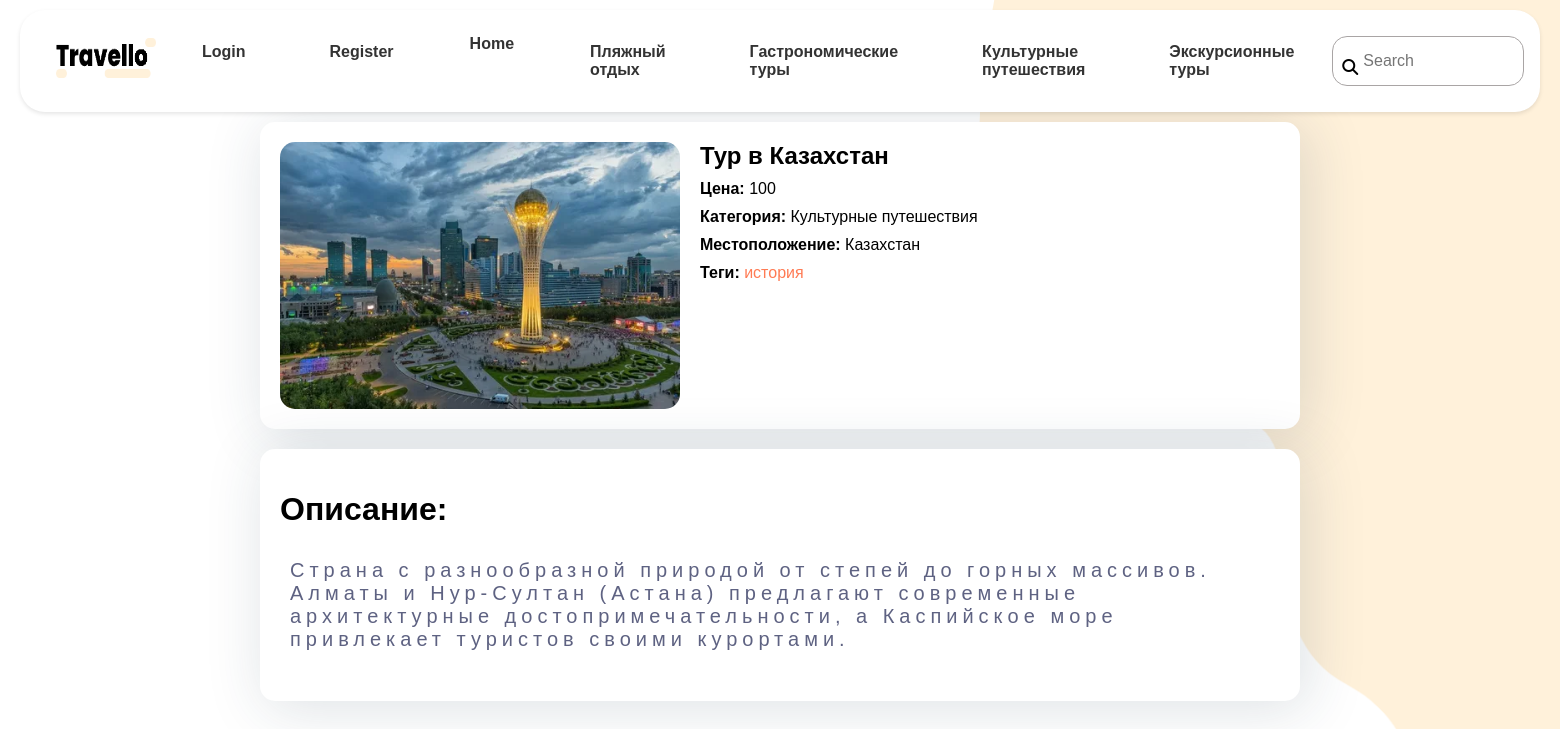
The page /tours/tour/7/ on the database its author committed.
### travel_tour/models.py (models this page shows, shortened)
class Category(models.Model):
    class Meta:
        verbose_name = 'категория'
        verbose_name_plural = 'категории'
    name = models.CharField(max_length=100, verbose_name='название')
    def __str__(self):
        return self.name

class Tour(models.Model):
    class Meta:
        verbose_name = 'тур'
        verbose_name_plural = 'туры'
    name = models.CharField(verbose_name='название', max_length=100)
    image = models.ImageField(verbose_name='изображение', upload_to='tour_images')
    price = models.IntegerField(verbose_name='цена')
    description = models.TextField(verbose_name='описание', max_length=300)
    tags = models.ManyToManyField('Tag', verbose_name='теги')
    category = models.ForeignKey('Category', on_delete=models.PROTECT, related_name='tours', verbose_name='категория')
    location = models.CharField(max_length=200, verbose_name='местоположение')

class Tag(models.Model):
    class Meta:
        verbose_name = 'тег'
        verbose_name_plural = 'теги'
    name = models.CharField(max_length=100, verbose_name='название')

### travel_tour/views.py (the view)
# urls.py: path('tour/<int:id>/', views.detail_tour, name='detail_tour'),
def detail_tour(request, id):
    tour = Tour.objects.get(id=id)
    return render(request, 'detail_tour.html', {'tour': tour})

### travel_tour/templatetags/custom_tags.py (called while the page is built)
@register.simple_tag()
def get_categories():
    return Category.objects.all()

### templates/detail_tour.html (shortened to what this page needs)
{% extends 'base.html' %}
{% block content %}
<div class="parent-container">
    <div class="detail-container">
        <div class="detail-image">
            <img src="{{ tour.image.url }}" alt="{{ tour.name }}">
        </div>
        <div class="detail-info">
            <h2>{{ tour.name }}</h2>
            <p class="detail-price"><strong>Цена:</strong> {{ tour.price }}</p>
            <p class="detail-category"><strong>Категория:</strong> {{ tour.category }}</p>
            <p class="detail-location"><strong>Местоположение:</strong> {{ tour.location }}</p>
            <p class="detail-tags">
                <strong>Теги:</strong>
                {% for tag in tour.tags.all %}
                    <a href="#">{{ tag.name }}</a>{% if not forloop.last %} / {% endif %}
                {% endfor %}
            </p>
        </div>
    </div>
    <div class="detail-description-container">
        <h1>Описание:</h1>
        <p class="detail-description">{{ tour.description }}</p>
    </div>
</div>
{% endblock %}

### templates/components/nav_categories.html
{% load custom_tags %}
{% get_categories as categories %}
{% for category in categories %}
    <li class="nav-item">
        <a class="nav-link" href="{% url 'index' %}?category={{ category.id }}">{{ category.name }}</a>
    </li>
{% endfor %}

### static/css/style.css (style rules this page uses)
nav ul li a { text-decoration: none; color: #333; }
.nav-item { margin-right: 15px; padding: 10px; border-radius: 5px; list-style: none; }
.nav-item a { text-decoration: none; color: #333; }
.detail-container { display: flex; max-width: 1000px; height: auto; background-color: white; border-radius: 15px; box-shadow: 6px 6px 58px 2px rgba(34, 60, 80, 0.15); margin: 0 auto; padding: 20px; gap: 20px; }
.detail-image { flex: 0 0 40%; display: flex; justify-content: center; align-items: center; }
.detail-image img { border-radius: 15px; max-width: 100%; height: auto; }
.detail-info { flex: 1; display: flex; flex-direction: column; gap: 10px; }
.detail-description-container { max-width: 1000px; margin: 20px auto 0 auto; padding: 20px; background-color: white; border-radius: 15px; box-shadow: 6px 6px 58px 2px rgba(34, 60, 80, 0.15); overflow-y: auto; }
.detail-description { padding: 10px; border-radius: 5px; letter-spacing: 0.5px; font-family: sans-serif; color: rgb(94, 98, 130); font-weight: 400px; font-size: 20px; word-wrap: break-word; flex: 1; letter-spacing: 5px; }
.detail-info > * { margin: 0; flex-shrink: 0; }
.detail-tags a { color: #ff7b54; text-decoration: none; }
.nav-links .nav-item { margin-right: 20px; }
.nav-links .nav-item a { text-decoration: none; color: #333333; font-weight: bold; font-size: 16px; transition: color 0.3s ease; }
.nav-item { margin: 0 0.5rem; position: relative; }
.nav-link { text-decoration: none; color: #333; font-weight: bold; padding: 0.5rem; display: block; }

### rows shown on the page
Category: name "Пляжный отдых"
Category: name "Гастрономические туры"
Category: name "Культурные путешествия"
Category: name "Экскурсионные туры"
Tour: image (picture), name "Тур в Казахстан", price "100", category "Культурные путешествия", location "Казахстан", description "Страна с разнообразной природой от степей до горных массивов. Алматы и Нур-Султан (Астана) предлагают современные архитектурные достопримечательности, а Каспийское море привлекает туристов своими курортами."
Tag: name "история"
